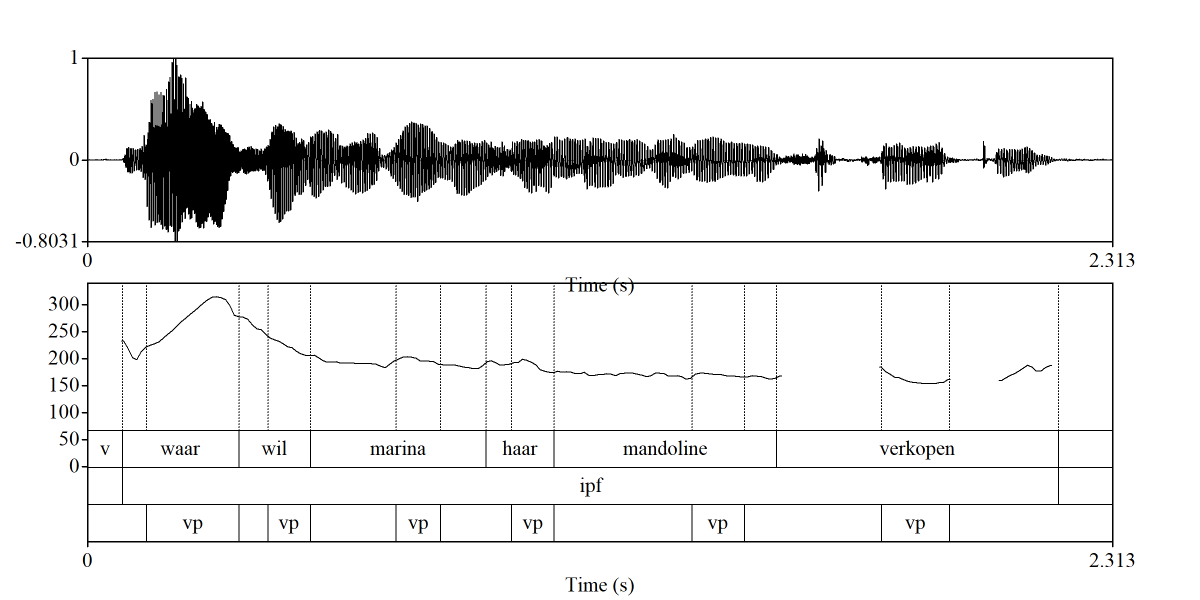
#> input picture scraped/exercises/006.png, 2400 x 1200 px (shown at 1/2 size)
$ python -i ocr.py   (imports and definitions only)
#> lines starting #> are read from the running program, lines starting #| are printed output that depends on the picture
import PIL.ImageFilter
import pytesseract
from PIL import Image
import re
import json
from scrape import read_jsonlines, jsonlines_path, jsonlines_to_csv
import shutil


# Some regexes for checking TODI well-formedness (not currently used); they don't implement ALL the TODI rules yet.
accent = r'(!?(H\*LH|L\*HL|H\*L|L\*H|H\*|L\*|H\*!H))'
optional_accent = rf'(\({accent}\))'
accent = fr'({accent}|{optional_accent})'
initial = r'(%|%H|%L)'
final = r'(%|H%|L%)'
ip = fr'({initial} ({accent} )+{final})'
todi_regex = fr'({ip})( {ip})*'


# [24 lines left out: function main, not called in this run]


def todi_from_image(image):
    x, y = image.size
    image = image.crop((0, y - 40, x, y))

    ocr_result = pytesseract.image_to_string(image, lang='nld')

    if len(ocr_result) < 5:
        return None, None
    lines = [line.strip() for line in ocr_result.splitlines()]

    wordlines = []
    todilines = []
    for line in lines:
        if '%' in line or '*' in line:
            todilines.append(line)
        else:
            wordlines.append(line)

    todi = ' '.join(todilines)
    words = ' '.join(' '.join(wordlines).strip().split())
    todi = clean_todi(todi)

    return words, todi


# [6 lines of commented-out code are left out]


# [21 lines left out: function todi_from_image_2, not called in this run]


todi_corrections = {
    '(L)': '(L*)',
    '(H)': '(H*)',
    'L-': 'L*',
    '°': '*',
    'IH': '!H',
    'MH': '!H',
    # 'IH*L': '!H*L',
    'HE"': 'H*',
    'HH': 'H*!H',
    'HE': 'H*',
    'HEL': 'H*L',
    'HS': 'H*',
    'HT': 'H*',
    'H-': 'H*',
    '%LH*': '%L H*',
    'LH': 'L*H',
    'HL': 'H*L',
    '%L_': '%L ',
    'Yol': '%L',
    'H"': 'H*',
    '__H%': 'H%',
    'e%L': '%L',
    'H2': 'H%',
    '{': '(',
    '9': 'L%',
    'VL': '%L',
    'Lol': '%L',
}

todi_corrections_re = {
    r'H\* !H(?!\*)': 'H*!H',
    r'L\*H\*L': 'L*HL',
    r'H\*L\*H': 'H*LH',
    r'He(?![a-z])': 'H*',
    r'Ho(?![a-z])': 'H%',
    r'Hi(?![a-z])': 'H*',
}

todi_corrections_piecewise = {
    '-': 'H*',
    '_': '',
}

# [8 lines left out: function clean_todi, not called in this run]


# [2 lines not run here, left out]

>>> from PIL import Image
>>> picture = Image.open('scraped/exercises/006.png')
#> picture is the input picture: PIL image 2400x1200 RGBA; mean R, G, B, A 237.7, 237.7, 237.7, 255
>>> result = todi_from_image(picture)
#> in todi_from_image, `image = image.crop((0, y - 40, x, y))`:
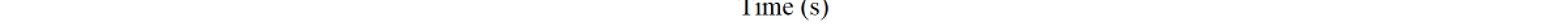
#> image: PIL image 2400x40 RGBA (shown at 1/2 size); mean R, G, B, A 252.9, 252.9, 252.9, 255
#> (the run stopped early here; a loop or call above may not have finished)

$ run again, on scraped/resynthesized/034-0.png
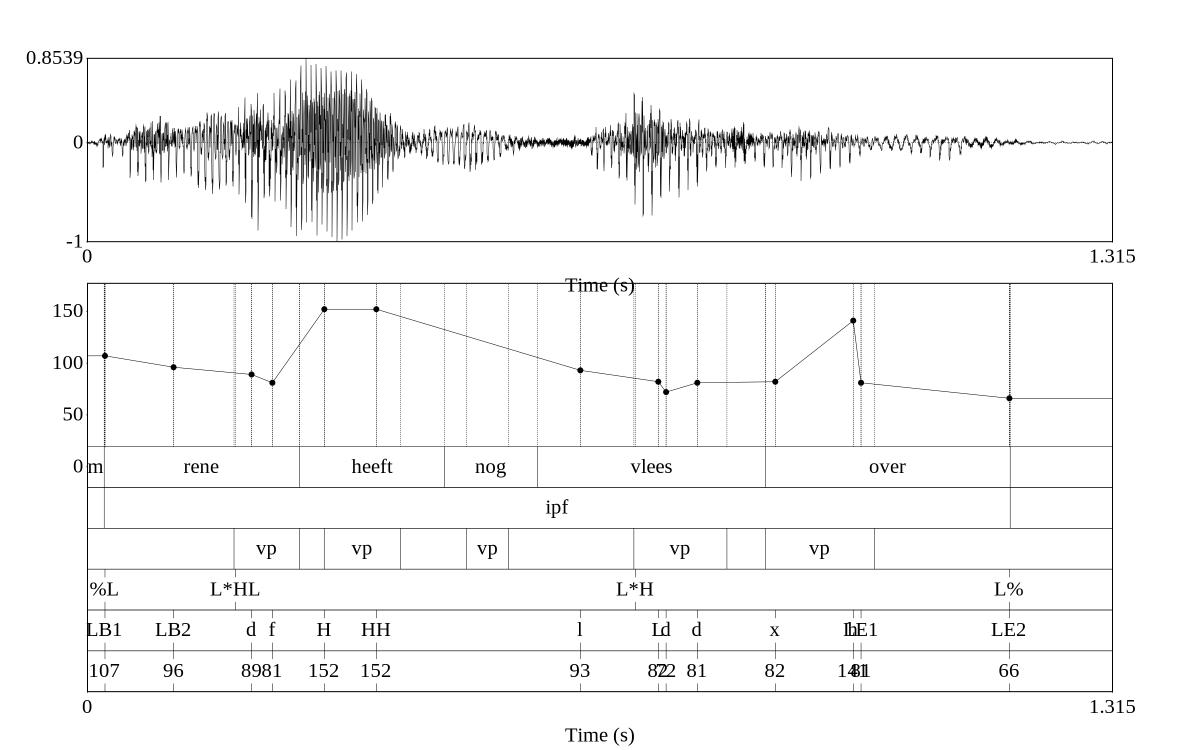
#> input picture scraped/resynthesized/034-0.png, 2400 x 1500 px (shown at 1/2 size)
#> picture is the input picture: PIL image 2400x1500 RGB; min 0, max 255, mean 245.6
#> in todi_from_image, `image = image.crop((0, y - 40, x, y))`:
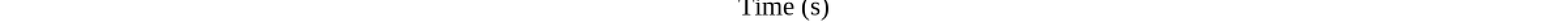
#> image: PIL image 2400x40 RGB (shown at 1/2 size); min 0, max 255, mean 252.7
